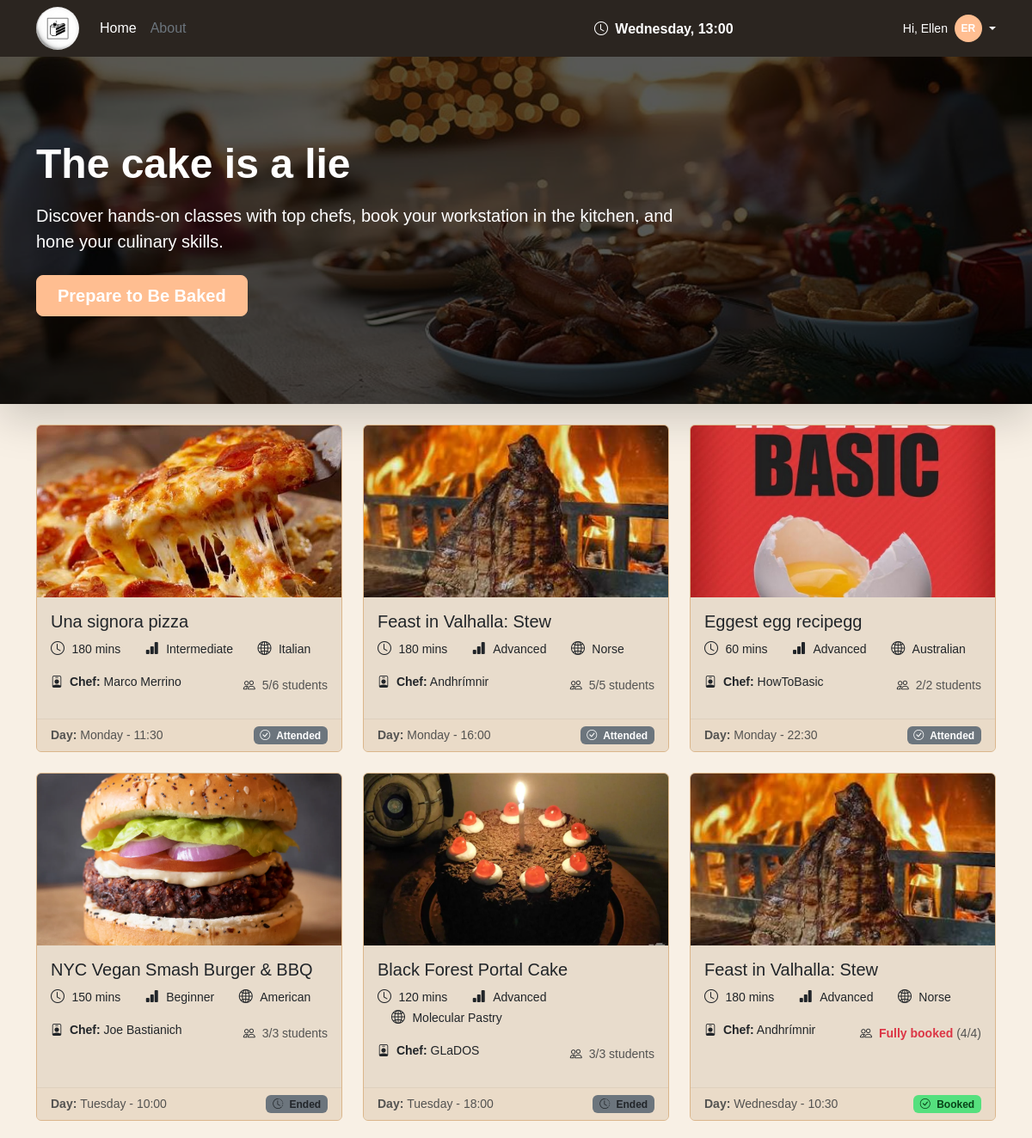
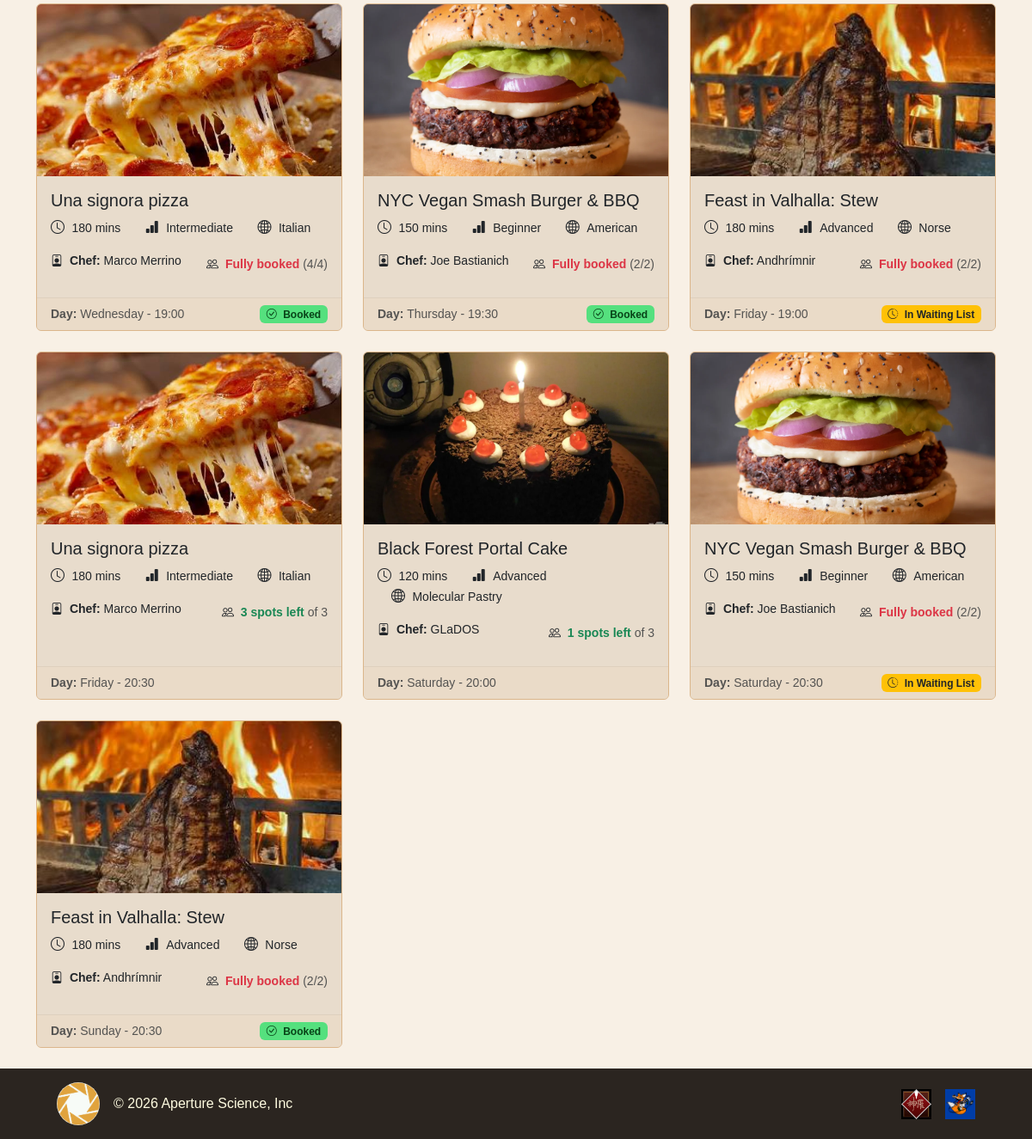
The app's page / (signed in) with its own data (2 pictures, top to bottom).
### tables this page shows
CREATE TABLE "USER" (
	"email"	TEXT NOT NULL UNIQUE,
	"first_name"	TEXT NOT NULL,
	"last_name"	TEXT NOT NULL,
	"password_hash"	TEXT NOT NULL,
	"role"	TEXT NOT NULL CHECK("role" IN ('manager', 'student')),
	PRIMARY KEY("email")
);

CREATE TABLE "CLASS_SESSION" (
	"id"	INTEGER NOT NULL UNIQUE,
	"max_capacity"	INTEGER NOT NULL,
	"start_time"	TEXT NOT NULL,
	"day_of_week"	TEXT NOT NULL,
	"kitchen"	TEXT NOT NULL,
	"COOKING_CLASS_id"	INTEGER NOT NULL,
	PRIMARY KEY("id" AUTOINCREMENT),
	FOREIGN KEY("COOKING_CLASS_id") REFERENCES "COOKING_CLASS"("id") ON DELETE CASCADE
);

CREATE TABLE "COOKING_CLASS" (
	"id"	INTEGER NOT NULL UNIQUE,
	"cuisine"	TEXT NOT NULL,
	"title"	TEXT NOT NULL,
	"duration"	INTEGER NOT NULL,
	"difficulty"	TEXT NOT NULL CHECK("difficulty" IN ('Beginner', 'Intermediate', 'Advanced')),
	"chef_name"	TEXT NOT NULL,
	"description"	TEXT NOT NULL,
	"dietary_category"	TEXT NOT NULL CHECK("dietary_category" IN ('Standard', 'Vegetarian', 'Vegan', 'Gluten-free')),
	"photo_1"	TEXT NOT NULL,
	"photo_2"	TEXT NOT NULL,
	"photo_3"	TEXT NOT NULL,
	"USER_email"	TEXT NOT NULL,
	PRIMARY KEY("id" AUTOINCREMENT),
	FOREIGN KEY("USER_email") REFERENCES "USER"("email") ON DELETE CASCADE
);

### app.py (the view)
@app.route("/")
def home():
    session_classes = cooking_class_dao.get_all_sessions()
    passed_sessions = []
    for session in session_classes:
        if utilities_dao.check_end_of_session(session["day_of_week"], session["start_time"], session["duration"]):
            passed_sessions.append(session["id"])
    user_bookings = {}
    if current_user.is_authenticated:
        for booking in booking_dao.get_user_bookings(current_user.email):
            user_bookings[booking["CLASS_SESSION_id"]] = booking["status"]
    return render_template("public/index.html", session_classes=session_classes, user_bookings=user_bookings, passed_sessions=passed_sessions)

### app.py (called while the page is built)
@login_manager.user_loader
def load_user(user_id):
    db_user = user_dao.get_user_by_email(user_id)
    if not db_user:
        return None
    return User(
        email=db_user["email"],
        first_name=db_user["first_name"],
        last_name=db_user["last_name"],
        password=db_user["password_hash"],
        role=db_user["role"]
    )

@app.context_processor
def inject_current_time():
    return {"current_day": utilities_dao.CURRENT_DAY, "current_time": utilities_dao.CURRENT_TIME}

### dao/booking_dao.py (called while the page is built)
def get_user_bookings(user_email):
    conn = utilities_dao.db_connect()
    cursor = conn.cursor()
    cursor.execute("SELECT * FROM BOOKING WHERE USER_email = ?", (user_email,))
    bookings = cursor.fetchall()
    utilities_dao.close_connection(conn, cursor)
    return bookings

### dao/cooking_class_dao.py (called while the page is built)
def get_all_sessions():
    conn = utilities_dao.db_connect()
    cursor = conn.cursor()
    query = """
        SELECT CLASS_SESSION.*, COOKING_CLASS.*,
            (SELECT COUNT(*)
             FROM BOOKING
             WHERE BOOKING.CLASS_SESSION_id = CLASS_SESSION.id
               AND BOOKING.status = 'ENROLLED') AS enrolled_count
        FROM CLASS_SESSION
        JOIN COOKING_CLASS ON CLASS_SESSION.COOKING_CLASS_id = COOKING_CLASS.id
        """
    cursor.execute(query)
    sessions = cursor.fetchall()
    sessions = utilities_dao.sort_sessions_chronologically(sessions)
    utilities_dao.close_connection(conn, cursor)
    return sessions

### dao/user_dao.py (called while the page is built)
def get_user_by_email(email):
    conn = utilities_dao.db_connect()
    cursor = conn.cursor()
    cursor.execute("SELECT * FROM USER WHERE email = ?", (email,))
    user = cursor.fetchone()
    utilities_dao.close_connection(conn, cursor)
    return user

### dao/utilities_dao.py (called while the page is built)
def db_connect():
    conn = sqlite3.connect(DATABASE)
    conn.row_factory = sqlite3.Row
    conn.execute("PRAGMA foreign_keys = ON;")
    return conn

def close_connection(conn, cursor):
    conn.commit()
    cursor.close()
    conn.close()

def get_week_time(day, time_str):
    hours, minutes = time_str.split(":")
    return datetime.timedelta(days=DAYS.index(day), hours=int(hours), minutes=int(minutes))

def get_minutes(time_str):
    return datetime.timedelta(minutes=int(time_str))

def sort_sessions_chronologically(sessions_list):
    sessions_list.sort(key=lambda s: (DAYS.index(s["day_of_week"]), s["start_time"]))
    return sessions_list

### templates/public/index.html (shortened to what this page needs)
{% extends "base.html" %}
{% block content %}
<section class="hero-section">
    <div class="shadow-lg position-relative overflow-hidden hero-banner">
        <div class="position-absolute top-0 start-0 w-100 h-100 d-flex align-items-center hero-mask">
            <div class="container">
                <div class="text-white col-lg-8">
                    <h1 class="display-5 fw-bold mb-3">The cake is a lie</h1>
                    <p class="lead mb-4">Discover hands-on classes with top chefs, book your workstation in the kitchen, and hone your culinary skills.</p>
                    <div class="d-grid gap-2 d-sm-flex">
                        <a href="#sessions-list" class="btn btn-primary btn-lg px-4 gap-3 fw-bold">Prepare to Be Baked</a>
                    </div>
                </div>
            </div>
        </div>
    </div>
</section>
<div id="sessions-list" class="container my-4">
    {% if session_classes %}
    <div class="row g-4">
        {% for session in session_classes %}
        <div class="col-12 col-md-6 col-lg-4">
            <div class="card h-100">
                <img src="{{ url_for('static', filename='img/classes/' ~ session.photo_1) }}" alt="{{ session.title }}" class="card-img-top object-fit-cover card-session-img">
                <div class="card-body">
                    <h5 class="card-title">
                        <a href="{{ url_for('session_details', session_id=session.id) }}" class="stretched-link text-decoration-none text-dark">
                            {{ session.title }}
                        </a>
                    </h5>
                    <ul class="mb-3 list-inline">
                        <li class="list-inline-item">
                            <i class="bi bi-clock me-1"></i>
                            <span class="small">{{ session.duration }} mins</span>
                        </li>
                        <li class="list-inline-item ms-3">
                            <i class="bi bi-bar-chart-fill me-1"></i>
                            <span class="small">{{ session.difficulty }}</span>
                        </li>
                        <li class="list-inline-item ms-3">
                            <i class="bi bi-globe2 me-1"></i>
                            <span class="small">{{ session.cuisine }}</span>
                        </li>
                    </ul>
                    <div class="d-flex justify-content-between align-items-center mb-2">
                        <p class="small mb-2">
                            <i class="bi bi-person-badge me-1"></i>
                            <strong>Chef:</strong> {{ session.chef_name }}
                        </p>
                        <p class="small mb-0">
                            <i class="bi bi-people me-1"></i>
                            {% if session.id in passed_sessions %}
                            <span class="text-muted">{{ session.enrolled_count }}/{{ session.max_capacity }} students</span>
                            {% elif session.max_capacity - session.enrolled_count > 0 %}
                            <strong class="text-success">{{ session.max_capacity - session.enrolled_count }} spots left</strong>
                            <span class="text-muted">of {{ session.max_capacity }}</span>
                            {% else %}
                            <strong class="text-danger">Fully booked</strong>
                            <span class="text-muted">({{ session.max_capacity }}/{{ session.max_capacity }})</span>
                            {% endif %}
                        </p>
                    </div>
                </div>
                <div class="card-footer d-flex justify-content-between mt-0">
                    <small class="text-body-secondary"><strong>Day: </strong>{{ session.day_of_week }} - {{ session.start_time }}</small>
                    {% if session.id in passed_sessions %}
                        {% if user_bookings.get(session.id) == 'ENROLLED' %}
                        <span class="badge bg-secondary"><i class="bi bi-check-circle me-1"></i> Attended</span>
                        {% else %}
                        <span class="badge bg-secondary text-dark"><i class="bi bi-clock-history me-1"></i> Ended</span>
                        {% endif %}
                    {% else %}
                        {% if user_bookings.get(session.id) == 'ENROLLED' %}
                        <span class="badge bg-success"><i class="bi bi-check-circle me-1"></i> Booked</span>
                        {% elif user_bookings.get(session.id) == 'WAITING' %}
                        <span class="badge bg-warning text-dark"><i class="bi bi-clock-history me-1"></i> In Waiting List</span>
                        {% endif %}
                    {% endif %}
                </div>
            </div>
        </div>
        {% endfor %}
    </div>
    {% endif %}
</div>
{% endblock %}

### templates/base.html (shortened to what this page needs)
<!DOCTYPE html>
<html lang="en">
<head>
    <link href="https://cdn.jsdelivr.net/npm/bootstrap@5.3.3/dist/css/bootstrap.min.css" rel="stylesheet">
    <link rel="stylesheet" href="https://cdn.jsdelivr.net/npm/bootstrap-icons@1.11.3/font/bootstrap-icons.min.css">
    <link rel="stylesheet" href="{{ url_for('static', filename='css/root.css') }}">
    <link rel="stylesheet" href="{{ url_for('static', filename='css/index.css') }}">
    <link rel="stylesheet" href="{{ url_for('static', filename='css/authentication.css') }}">
    <link rel="stylesheet" href="{{ url_for('static', filename='css/profiles.css') }}">
    <link rel="stylesheet" href="{{ url_for('static', filename='css/session.css') }}">
</head>
<body class="d-flex flex-column min-vh-100">
    <header class="fixed-top py-2 app-header">
        <div class="container">
            <div class="d-flex flex-wrap align-items-center">
                <a href="{{ url_for('home') }}" class="d-flex align-items-center me-3 text-white text-decoration-none">
                    <img class="site-logo rounded-circle" width="50" height="50"
                        src="{{ url_for('static', filename='img/logos/cake_3.jpg') }}"
                        alt="The cake is a lie logo">
                </a>
                <ul class="nav me-auto mb-2 mb-md-0">
                    <li><a href="{{ url_for('home') }}" class="nav-link px-2 text-white">Home</a></li>
                    <li><a href="#" class="nav-link px-2 text-secondary">About</a></li>
                </ul>
                <span class="badge fs-6 me-3">
                    <i class="bi bi-clock me-1"></i> {{ current_day }}, {{ current_time }}
                </span>
                <div class="col-md-3 text-end">
                    {% if not current_user.is_authenticated %}
                    <a href="{{ url_for('login') }}" type="button" class="btn btn-primary me-2">Login</a>
                    {% else %}
                    <div class="dropdown text-end">
                        <a href="#"
                            class="d-inline-flex align-items-center text-white text-decoration-none dropdown-toggle"
                            data-bs-toggle="dropdown" aria-expanded="false">
                            <span class="me-2 small">Hi, {{ current_user.first_name }}</span>
                            <span class="avatar-initials btn-primary text-white rounded-circle d-inline-flex align-items-center justify-content-center me-1">
                                {{ current_user.first_name[0] }}{{ current_user.last_name[0] }}
                            </span>
                        </a>
                    </div>
                    {% endif %}
                </div>
            </div>
        </div>
    </header>
    <main class="flex-grow-1">
        {% block content %}
        {% endblock %}
    </main>
    <footer class="py-3 mt-auto app-footer">
        <div class="container">
            <div class=" d-flex flex-wrap justify-content-between align-items-center">
                <div class="col-md-4 d-flex align-items-center mx-4">
                    <a href="{{ url_for('home') }}" class="d-flex align-items-center me-3 text-white text-decoration-none">
                        <img class="site-logo rounded-circle" width="50" height="50" src="{{ url_for('static', filename='img/logos/aperture_science.jpg') }}" alt="">
                    </a>
                    <span class="text-body-primary">© 2026 Aperture Science, Inc</span>
                </div>
                <ul class="nav col-md-4 justify-content-end list-unstyled d-flex mx-4">
                    <li class="ms-3">
                        <a class="text-body-secondary" href="#" aria-label="Shinra Inc">
                            <img src="{{ url_for('static', filename='img/logos/shinra_logo.jpg') }}" alt="Shinra Inc" width="35" height="35">
                        </a>
                    </li>
                    <li class="ms-3">
                        <a class="text-body-secondary" href="#" aria-label="Fox Hound">
                            <img src="{{ url_for('static', filename='img/logos/fox_hound_logo.jpg') }}" alt="Fox Hound" width="35" height="35">
                        </a>
                    </li>
                </ul>
            </div>
        </div>
    </footer>
</body>
</html>

### static/css/root.css (style rules this page uses)
:root { --brand-peach: #FFBE91; --brand-cream: #FFDDB0; --brand-turquoise: #CFEBFF; --brand-vanilla: #FFFCE1; --brand-green: #55E07E; --dark-warm: #2B2520; --brand-bg: #F8F0E5; --brand-card: #e8dccc; --brand-auth: #e9e2d7; --brand-footer: #EADBC8; --brand-border: #dbb68b; --brand-orange: #EB7F31; }
html { scrollbar-width: thin; scrollbar-color: var(--brand-cream) var(--dark-warm); scroll-behavior: smooth; }
body { background-color: var(--brand-bg); padding-top: 60px; overflow-x: hidden; font-family: Verdana, Geneva, Tahoma, sans-serif; }
.site-logo { object-fit: cover; }
.avatar-initials { width: 32px; height: 32px; font-size: 0.75rem; font-weight: 600; }
.btn-primary { background-color: var(--brand-peach); border-color: var(--brand-peach); color: #ffffff; }
.badge-booked, .badge.bg-success { background-color: var(--brand-green) !important; color: #084318; }
.app-header, .app-footer { background-color: var(--dark-warm) !important; color: var(--brand-vanilla) !important; }

### static/css/index.css (style rules this page uses)
.hero-banner { background-image: url('../img/home/hero.jpg'); background-size: cover; background-position: center; min-height: 410px; }
.hero-mask { background-color: rgba(0, 0, 0, 0.65); }
.card-session-img { height: 200px; }
#sessions-list { scroll-margin-top: 60px; }
#sessions-list .card { background-color: var(--brand-card); border: 1px solid var(--brand-border); border-radius: 6px; transition: transform 0.15s ease, box-shadow 0.15s ease; }
#sessions-list .card-footer { background-color: var(--brand-footer); border-top: 1px solid rgba(0, 0, 0, 0.05); }

### static/css/profiles.css (style rules this page uses)
.card-body { background-color: var(--brand-card); border-radius: 10px; }

### static/css/session.css (style rules this page uses)
.container .card:not(.text-bg-light) { background-color: var(--brand-card); border: 1px solid rgba(255, 157, 80, 0.25); border-radius: 12px; }

### records on screen
USER: first_name "Ellen", first_name "E", last_name "R"
CLASS_SESSION: photo_1 (picture), title "Una signora pizza", duration "180", difficulty "Intermediate", cuisine "Italian", chef_name "Marco Merrino", enrolled_count "5", max_capacity "6", day_of_week "Monday", start_time "11:30", shows "Attended"
CLASS_SESSION: photo_1 (picture), title "Feast in Valhalla: Stew", duration "180", difficulty "Advanced", cuisine "Norse", chef_name "Andhrímnir", enrolled_count "5", max_capacity "5", day_of_week "Monday", start_time "16:00", shows "Attended"
CLASS_SESSION: photo_1 (picture), title "Eggest egg recipegg", duration "60", difficulty "Advanced", cuisine "Australian", chef_name "HowToBasic", enrolled_count "2", max_capacity "2", day_of_week "Monday", start_time "22:30", shows "Attended"
CLASS_SESSION: photo_1 (picture), title "NYC Vegan Smash Burger & BBQ", duration "150", difficulty "Beginner", cuisine "American", chef_name "Joe Bastianich", enrolled_count "3", max_capacity "3", day_of_week "Tuesday", start_time "10:00", shows "Ended"
CLASS_SESSION: photo_1 (picture), title "Black Forest Portal Cake", duration "120", difficulty "Advanced", cuisine "Molecular Pastry", chef_name "GLaDOS", enrolled_count "3", max_capacity "3", day_of_week "Tuesday", start_time "18:00", shows "Ended"
CLASS_SESSION: photo_1 (picture), title "Feast in Valhalla: Stew", duration "180", difficulty "Advanced", cuisine "Norse", chef_name "Andhrímnir", max_capacity "4", day_of_week "Wednesday", start_time "10:30", shows "Booked"
CLASS_SESSION: photo_1 (picture), title "Una signora pizza", duration "180", difficulty "Intermediate", cuisine "Italian", chef_name "Marco Merrino", max_capacity "4", day_of_week "Wednesday", start_time "19:00", shows "Booked"
CLASS_SESSION: photo_1 (picture), title "NYC Vegan Smash Burger & BBQ", duration "150", difficulty "Beginner", cuisine "American", chef_name "Joe Bastianich", max_capacity "2", day_of_week "Thursday", start_time "19:30", shows "Booked"
CLASS_SESSION: photo_1 (picture), title "Feast in Valhalla: Stew", duration "180", difficulty "Advanced", cuisine "Norse", chef_name "Andhrímnir", max_capacity "2", day_of_week "Friday", start_time "19:00", shows "In Waiting List"
CLASS_SESSION: photo_1 (picture), title "Una signora pizza", duration "180", difficulty "Intermediate", cuisine "Italian", chef_name "Marco Merrino", session.max_capacity-session.enrolled_count "3", max_capacity "3", day_of_week "Friday", start_time "20:30"
CLASS_SESSION: photo_1 (picture), title "Black Forest Portal Cake", duration "120", difficulty "Advanced", cuisine "Molecular Pastry", chef_name "GLaDOS", session.max_capacity-session.enrolled_count "1", max_capacity "3", day_of_week "Saturday", start_time "20:00"
CLASS_SESSION: photo_1 (picture), title "NYC Vegan Smash Burger & BBQ", duration "150", difficulty "Beginner", cuisine "American", chef_name "Joe Bastianich", max_capacity "2", day_of_week "Saturday", start_time "20:30", shows "In Waiting List"
CLASS_SESSION: photo_1 (picture), title "Feast in Valhalla: Stew", duration "180", difficulty "Advanced", cuisine "Norse", chef_name "Andhrímnir", max_capacity "2", day_of_week "Sunday", start_time "20:30", shows "Booked"

### other values on screen
{{ current_day }} "Wednesday"
{{ current_time }} "13:00"
